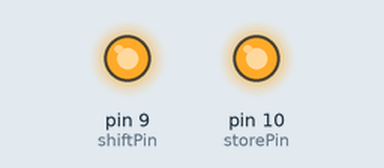
Simulated run of this sketch. Board: Arduino Uno, built with avr-gcc and run on an emulated ATmega328P. On the bench: output pins drawn as LEDs (lit = HIGH). Pins used as bus, display or sensor lines are not drawn.

Above: at 0.1 s.
Timing chart, 0 to 1.6 s (numbered marks = the images above):
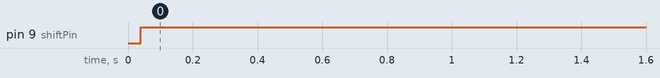

The sketch:

ShiftRegister.ino
```cpp
// Arduino-Pin verbunden mit SH_CP des 74HC595
int shiftPin = 9;
// Arduino-Pin verbunden mit ST_CP des 74HC595
int storePin = 10;
// Arduino-Pin verbunden mit DS des 74HC595
int dataPin = 11;

// Dieses Muster soll ausgegeben werden
int muster[8] = {1, 1, 1, 0, 1, 1, 1, 1};
int zero[8] = {1, 1, 1, 0, 1, 1, 1, 1};
int one[8] = {0, 0, 1, 0, 0, 0, 1, 0};
int two[8] = {0, 1, 1, 1, 1, 1, 0, 0};
int three[8] = {0, 1, 1, 1, 0, 1, 1, 0};
int four[8] = {1, 0, 1, 1, 0, 0, 1, 0};
int five[8] = {1, 1, 0, 1, 0, 1, 1, 0};
int six[8] = {1, 1, 0, 1, 1, 1, 1, 0};
int seven[8] = {0, 1, 1, 0, 0, 0, 1, 0};
int eight[8] = {1, 1, 1, 1, 1, 1, 1, 1};
int nine[8] = {1, 1, 1, 1, 0, 1, 1, 1};
void setup() {

 // Pins 8,9,10 auf Ausgabe
 pinMode(storePin, OUTPUT);
 pinMode(shiftPin, OUTPUT);
 pinMode(dataPin, OUTPUT);

 // storePin sicherheitshalber auf LOW
 digitalWrite(storePin, LOW);

 for (int i=0; i<8; i++) {
 // Zuerst immer alle 3 Pins auf LOW
 // Aktion passiert bei Wechsel von LOW auf HIGH
 digitalWrite(shiftPin, LOW);
 // Jetzt den Wert der aktuellen Stelle ans Datenpin DS anlegen
 digitalWrite(dataPin, muster[i]);
 // Dann ShiftPin SHCP von LOW auf HIGH, damit wird der Wert
 // am Datenpin ins Register geschoben.
 digitalWrite(shiftPin, HIGH);
 }

 // Wenn alle 8 Stellen im Register sind, jetzt das StorePin STCP
 // von LOW auf HIGH, damit wird Registerinhalt an Ausgabepins
 // kopiert und der Zustand an den LEDs sichtbar

 digitalWrite(storePin, HIGH);
}

void loop () {
 // Hier passiert nichts.
}
```

Measured:
- by itself, pin 9 (shiftPin): LOW → HIGH at 0.04 s
